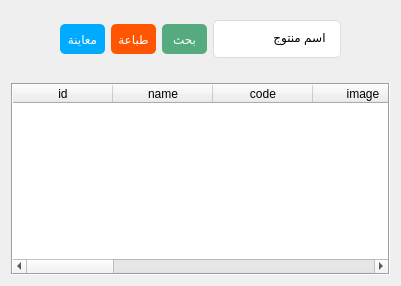
             <widget class="QWidget" name="tab_10">
              <attribute name="title">
               <string>Tab 1</string>
              </attribute>
              <layout class="QGridLayout" name="gridLayout_66">
               <item row="0" column="0">
                <widget class="QFrame" name="frame_43">
                 <property name="minimumSize">
                  <size>
                   <width>0</width>
                   <height>40</height>
                  </size>
                 </property>
                 <property name="layoutDirection">
                  <enum>Qt::LeftToRight</enum>
                 </property>
                 <property name="styleSheet">
                  <string notr="true">border-bottom:2px dotted#ddd;</string>
                 </property>
                 <property name="frameShape">
                  <enum>QFrame::NoFrame</enum>
                 </property>
                 <property name="frameShadow">
                  <enum>QFrame::Raised</enum>
                 </property>
                 <layout class="QGridLayout" name="gridLayout_61">
                  <item row="0" column="5">
                   <spacer name="horizontalSpacer_7">
                    <property name="orientation">
                     <enum>Qt::Horizontal</enum>
                    </property>
                    <property name="sizeHint" stdset="0">
                     <size>
                      <width>40</width>
                      <height>20</height>
                     </size>
                    </property>
                   </spacer>
                  </item>
                  <item row="0" column="4">
                   <widget class="QLineEdit" name="lineEdit_49">
                    <property name="minimumSize">
                     <size>
                      <width>0</width>
                      <height>0</height>
                     </size>
                    </property>
                    <property name="maximumSize">
                     <size>
                      <width>16777215</width>
                      <height>16777215</height>
                     </size>
                    </property>
                    <property name="styleSheet">
                     <string notr="true">padding:10px;
border-radius:5px;
border:1px solid#ddd;
margin-bottom:10px;</string>
                    </property>
                    <property name="text">
                     <string>اسم منتوج </string>
                    </property>
                   </widget>
                  </item>
                  <item row="0" column="0">
                   <spacer name="horizontalSpacer_8">
                    <property name="orientation">
                     <enum>Qt::Horizontal</enum>
                    </property>
                    <property name="sizeHint" stdset="0">
                     <size>
                      <width>40</width>
                      <height>20</height>
                     </size>
                    </property>
                   </spacer>
                  </item>
                  <item row="0" column="3">
                   <widget class="QPushButton" name="pushButton_56">
                    <property name="minimumSize">
                     <size>
                      <width>45</width>
                      <height>0</height>
                     </size>
                    </property>
                    <property name="maximumSize">
                     <size>
                      <width>45</width>
                      <height>40</height>
                     </size>
                    </property>
                    <property name="styleSheet">
                     <string notr="true">QPushButton{
padding:8px;
border-radius:5px;
background-color: rgb(85, 170, 127);
color:white;
margin-bottom:10px;
border:0px;

}
QPushButton:hover{
background-color: rgb(63, 126, 93);
}</string>
                    </property>
                    <property name="text">
                     <string>بحث</string>
                    </property>
                   </widget>
                  </item>
                  <item row="0" column="2">
                   <widget class="QPushButton" name="pushButton_57">
                    <property name="minimumSize">
                     <size>
                      <width>45</width>
                      <height>0</height>
                     </size>
                    </property>
                    <property name="maximumSize">
                     <size>
                      <width>45</width>
                      <height>40</height>
                     </size>
                    </property>
                    <property name="styleSheet">
                     <string notr="true">QPushButton{
padding:8px;
border-radius:5px;
	background-color: rgb(255, 85, 0);
color:white;
margin-bottom:10px;
border:0px;

}
QPushButton:hover{
background-color: rgb(63, 126, 93);
}</string>
                    </property>
                    <property name="text">
                     <string>طباعة</string>
                    </property>
                   </widget>
                  </item>
                  <item row="0" column="1">
                   <widget class="QPushButton" name="pushButton_58">
                    <property name="minimumSize">
                     <size>
                      <width>45</width>
                      <height>0</height>
                     </size>
                    </property>
                    <property name="maximumSize">
                     <size>
                      <width>45</width>
                      <height>40</height>
                     </size>
                    </property>
                    <property name="styleSheet">
                     <string notr="true">QPushButton{
padding:8px;
border-radius:5px;
	background-color: rgb(0, 170, 255);
color:white;
margin-bottom:10px;
border:0px;

}
QPushButton:hover{
background-color: rgb(63, 126, 93);
}</string>
                    </property>
                    <property name="text">
                     <string>معاينة</string>
                    </property>
                   </widget>
                  </item>
                 </layout>
                </widget>
               </item>
               <item row="1" column="0">
                <widget class="QTableWidget" name="tableWidget_3">
                 <property name="frameShape">
                  <enum>QFrame::Box</enum>
                 </property>
                 <property name="gridStyle">
                  <enum>Qt::SolidLine</enum>
                 </property>
                 <column>
                  <property name="text">
                   <string>id</string>
                  </property>
                 </column>
                 <column>
                  <property name="text">
                   <string>name</string>
                  </property>
                 </column>
                 <column>
                  <property name="text">
                   <string>code</string>
                  </property>
                 </column>
                 <column>
                  <property name="text">
                   <string>image</string>
                  </property>
                 </column>
                 <column>
                  <property name="text">
                   <string>date</string>
                  </property>
                 </column>
                 <column>
                  <property name="text">
                   <string>quantity</string>
                  </property>
                 </column>
                 <column>
                  <property name="text">
                   <string>alert quantity</string>
                  </property>
                 </column>
                 <column>
                  <property name="text">
                   <string>supplier_name</string>
                  </property>
                 </column>
                 <column>
                  <property name="text">
                   <string>price</string>
                  </property>
                 </column>
                 <column>
                  <property name="text">
                   <string>sale</string>
                  </property>
                 </column>
                 <column>
                  <property name="text">
                   <string>sum</string>
                  </property>
                 </column>
                 <column>
                  <property name="text">
                   <string>percent</string>
                  </property>
                 </column>
                </widget>
               </item>
              </layout>
             </widget>
